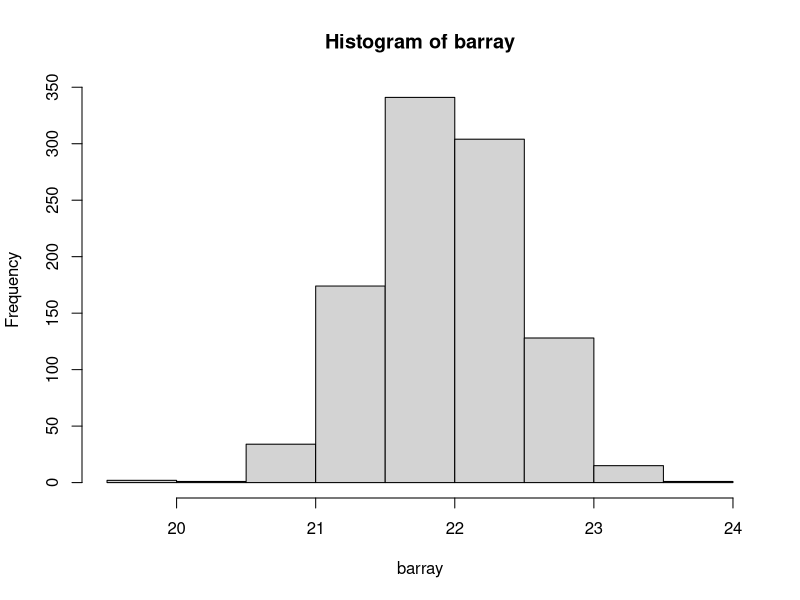
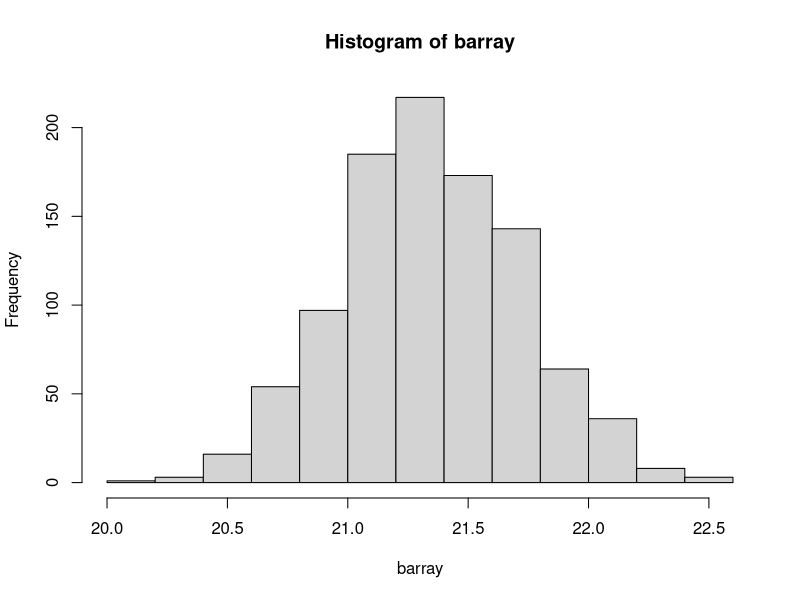
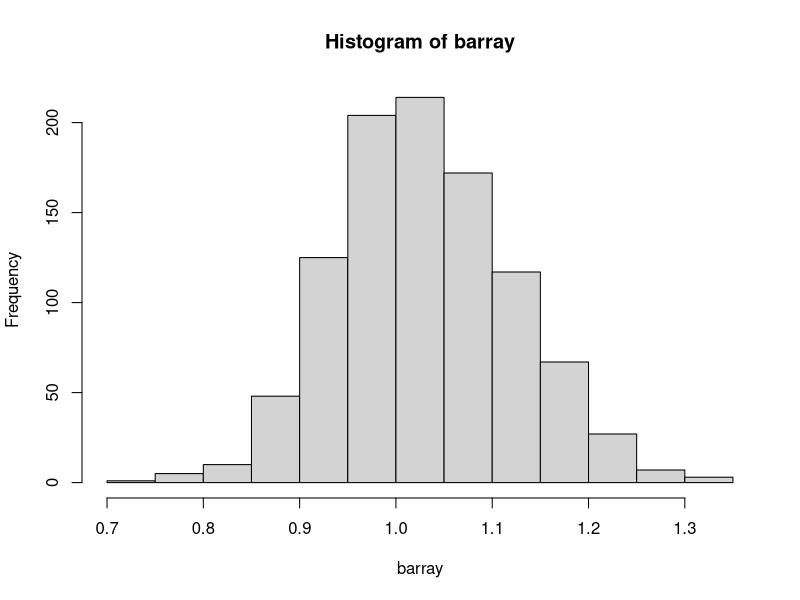
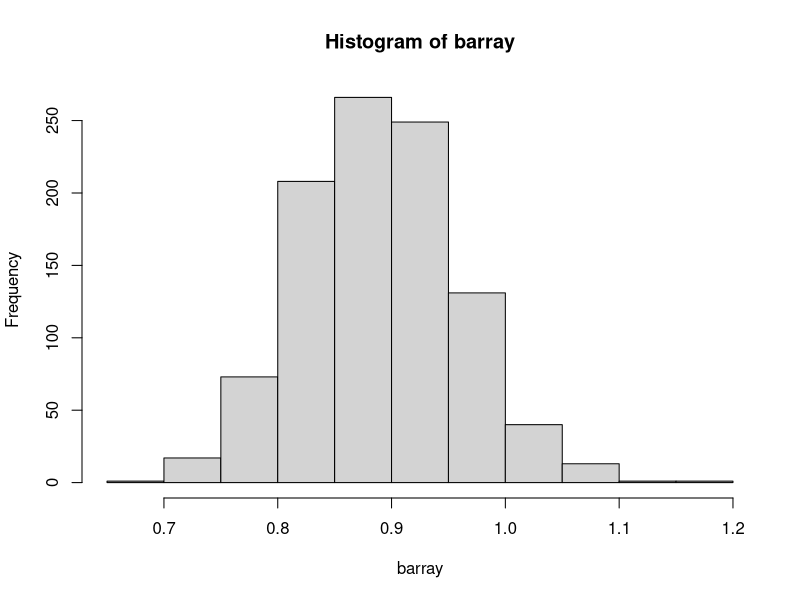

Write R code to recreate these figures, in order.
## ---- chunk 1
knitr::opts_chunk$set(echo = TRUE)
## ---- chunk 2
x <- rnorm(100, 22, 5)
x
## ---- chunk 3
blength <- 1000
blength
## ---- chunk 4
barray <- numeric(blength)
barray
## ---- chunk 5
for(i in 1:blength) {
barray[i] <- mean(sample(x, 100, replace=TRUE))
}
barray
## ---- chunk 6
summary(barray)
hist(barray)
## ---- chunk 7
sd(x)/sqrt(100)
sd(barray)
## ---- chunk 8
x <- rnorm(200, 22, 5)
x
## ---- chunk 9
blength <- 1000
blength
## ---- chunk 10
barray <- numeric(blength)
barray
## ---- chunk 11
for(i in 1:blength) {
barray[i] <- mean(sample(x, 200, replace=TRUE))
}
barray
## ---- chunk 12
summary(barray)
hist(barray)
## ---- chunk 13
sd(x)/sqrt(200)
sd(barray)
## ---- chunk 14
x <- rexp(100, 1)
x
## ---- chunk 15
blength <- 1000
blength
## ---- chunk 16
barray <- numeric(blength)
barray
## ---- chunk 17
for(i in 1:blength) {
barray[i] <- mean(sample(x, 100, replace=TRUE))
}
barray
## ---- chunk 18
summary(barray)
hist(barray)
## ---- chunk 19
sd(x)/sqrt(100)
sd(barray)
## ---- chunk 20
x <- rexp(200, 1)
x
## ---- chunk 21
blength <- 1000
blength
## ---- chunk 22
barray <- numeric(blength)
barray
## ---- chunk 23
for(i in 1:blength) {
barray[i] <- mean(sample(x, 200, replace=TRUE))
}
barray
## ---- chunk 24
summary(barray)
hist(barray)
## ---- chunk 25
sd(x)/sqrt(200)
sd(barray)
